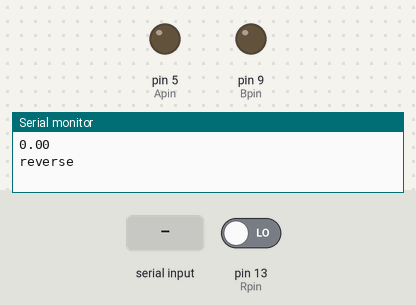
A sketch run on a simulated Arduino Uno, built with avr-gcc and run on an emulated ATmega328P. On the bench: output pins drawn as LEDs (lit = HIGH), the last lines printed to the serial monitor. Inputs (shaded band) come from the test bench; at power-on: pin 13 (Rpin) LOW.

Above: at 1.2 s.
1.3 s: "90,45\n" received over Serial
At 3.2 s:
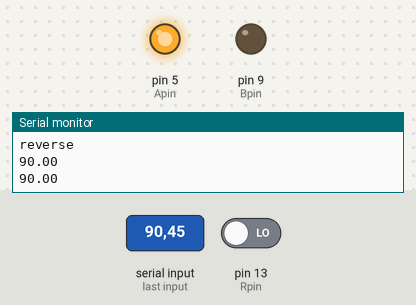
Timing chart, 0 to 4.7 s (numbered marks = the images above; inputs shaded):
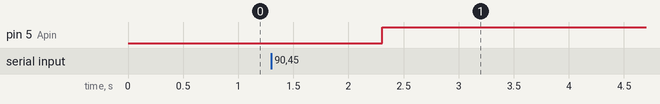

The sketch:

MotorSpeedControl.ino
```cpp
#include <Wire.h>

int Apin = 5;
int Bpin = 9;
int Rpin = 13;
int Cpin = 10;
bool tick = 0;
int tickCount = 0;

//char[100] BUF;
//int ind = 0;

void setup() {
  pinMode(Apin, OUTPUT);
  pinMode(Bpin, OUTPUT);
  pinMode(Rpin, INPUT);
  Serial.begin(9600);
}

void loop() {
  bool go = true;
  float input = 0.0;
  int speedCount = 0;
  int firstTime = 0;
  int lastTime = 0;
  int motorSpeed = 0;
  bool start = false;

  //while(Serial.available() == false);

  while(1) {


    if(Serial.available()) { //maybe while(serial.available())
      input = readFloat();

      Serial.println(input);


      speedCount = 1;
      go = true;
    }

    if (go) {
      setVelos(input);
      go = false;
    }

    if(speedCount > 0 & speedCount <= 305) {
      start = readSpeed();

      if(start == false) {
        continue;
      }

      if(speedCount > 4){
        tickCount = tickCount + 1;
        if(speedCount == 5) {
          firstTime = micros();
        }
        else if(speedCount == 305) {
          lastTime = micros();
        }
      }

      speedCount = speedCount + 1;
    }

    if(speedCount == 306) {
      motorSpeed = 1000*1000*360/(lastTime - firstTime);
      Serial.print("Speed of the motor (degrees/second): ");
      Serial.println(motorSpeed);
      speedCount = speedCount+1;
    }

  }
}

//To read more than one character
//char BUFF[100];
//int ind = 0;
float readFloat() {
  String c = Serial.readString();

  //Serial.println(c);

  return c.toFloat();

  //might be in ascii
  //if('\n' == a) {
  //BUFF[ind] = '/0';
  //ind = 0;
  //break;

  //BUFF[ind] = c;
  //ind += 1;
}

bool readSpeed() {
  bool temp = digitalRead(Rpin);

  if(tick != temp)
  {
    tick = temp;
    //Serial.println(tickCount);
    return true;
  }

  return false;
}

int setSpeed(float S) {
  if (S > 1.0) {
    S = 1.0;
  }
  else if (S < 0.0) {
    S = 0.0;
  }

  int out = (int)(S*255.0);
  //Serial.println(out);
  return out;
}

void setVelos(float V) {
  float S = V;

  if (S < 0) {
    S = -S;
  }

  Serial.println(V);

  unsigned Si = setSpeed(S);

  bool A = LOW;
  bool B = HIGH;

  //Get Direction
  if (V > 0) {
    A = HIGH;
    B = LOW;
  }
  else {
    A = LOW;
    B = HIGH;
  }

  //Serial.println(A);

  //Set Direction
  if (HIGH == A) {
    analogWrite(Bpin, 0);
    analogWrite(Apin, Si);
    //Serial.println(Si);
    //analogWrite(Cpin, S);
  }
  else {
    Serial.println("reverse");
    analogWrite(Apin, 0);
    analogWrite(Bpin, Si);
  }
  return;
}
```

Measured:
- after the input at 1.3 s, pin 5 (Apin): LOW → HIGH after 1.0 s
